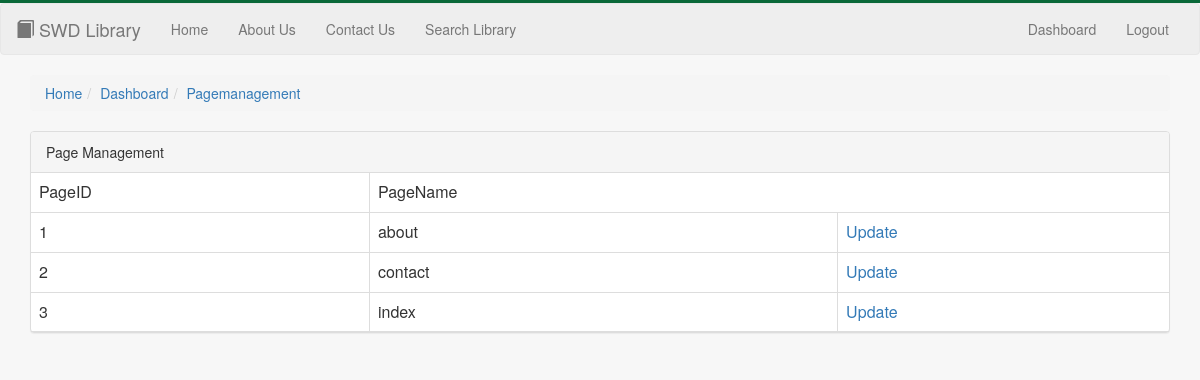
The app's page /public_html/protected/view/pagemanagement.php (signed in) with its own data.
### tables this page shows
CREATE TABLE IF NOT EXISTS pagecontent (
  PageID    INTEGER AUTO_INCREMENT NOT NULL PRIMARY KEY ,
  PageName  VARCHAR(50)            NOT NULL,
  Headline  VARCHAR(255)           NOT NULL,
  Content   LONGTEXT               NOT NULL
);

### public_html/protected/database/MySQLService.php (called while the page is built, shortened)
<?php
$root = realpath($_SERVER["DOCUMENT_ROOT"]);
require_once "$root/webdev/public_html/protected/entities/PageContent.php";
class MySQLService {
    private $connection;
    public function getConnection() {
        return $this->connection;
    }
    public function setConnection($connection) {
        $this->connection = $connection;
    }
    public function getAllPageContents(): ? array {
        $connection = $this->getConnection();
        $contentArray = null;
        if ($connection) {
            $sql = "SELECT * FROM pagecontent";
            $result = mysqli_query($connection, $sql);
            if ($result->num_rows >= 1) {
                $resultArray = $result->fetch_all();
                $contentArray = array();
                foreach ($resultArray as $content) {
                    array_push($contentArray, new PageContent($content["0"], $content["1"], $content["2"], $content["3"]));
                }
            }
        }
        return $contentArray;
    }
}

### public_html/protected/controller/ContentController.php (called while the page is built, shortened)
<?php
$root = realpath($_SERVER["DOCUMENT_ROOT"]);
require_once "$root/webdev/public_html/protected/database/MySQLService.php";
class ContentController {
    public static function getAllPageContents(): ?array {
        $sqlService = new MySQLService();
        if ($sqlService->connect()) {
            return $sqlService->getAllPageContents();
        }
        return null;
    }
}

### public_html/protected/entities/PageContent.php (called while the page is built, shortened)
<?php
class PageContent implements Serializable {
    private $pageId, $pageName, $headline, $content;
    public function __construct($pageId, $pageName, $headline, $content) {
        $this->pageId = $pageId;
        $this->pageName = $pageName;
    }
    public function getPageId() {
        return $this->pageId;
    }
    public function getPageName() {
        return $this->pageName;
    }
}

### public_html/protected/view/pagemanagement.php (the view, shortened to what this page needs)
<html>
<head>
    <?php include '../../protected/view/parts/head.php'; ?>
</head>
<?php include '../../protected/view/parts/header.php'; ?>
<body>
<div class="container">
    <?php include '../../protected/view/parts/breadcrumb.php'; ?>
    <div class="panel panel-default">
        <div class="panel-heading">Page Management</div>
        <table class="table table-hover table-bordered">
            <tr>
                <td>PageID</td>
                <td>PageName</td>
            </tr>
            <?php
            require_once "../controller/ContentController.php";
            require_once "../entities/PageContent.php";
            $contents = ContentController::getAllPageContents();
            if ($contents != null) {
                foreach ($contents as $content) {
                    echo '<tr>';
                    echo '<td>' . $content->getPageId() . '</td>';
                    echo '<td>' . $content->getPageName() . '</td>';
                    echo '<td><a href="../protected/action/pagemanagement.php?page-update=' . $content->getPageName() . '">Update</a></td>';
                    echo '</tr>';
                }
            }
            echo '</table>';
            echo '</div>';
            echo '</div></br>';
            ?>
</body>
</html>

### public_html/src/css/main.css (style rules this page uses)
body { margin: 0 0 40px; border-top: 3px solid #096838; overflow-x: hidden; background-color: #f7f7f7; }

### records on screen
pagecontent: PageID "1", PageName "about"
pagecontent: PageID "2", PageName "contact"
pagecontent: PageID "3", PageName "index"

### other values on screen
str_replace(array(".php", "_"), array("", " "), end($crumbs)) . ' ' "Pagemanagement"
